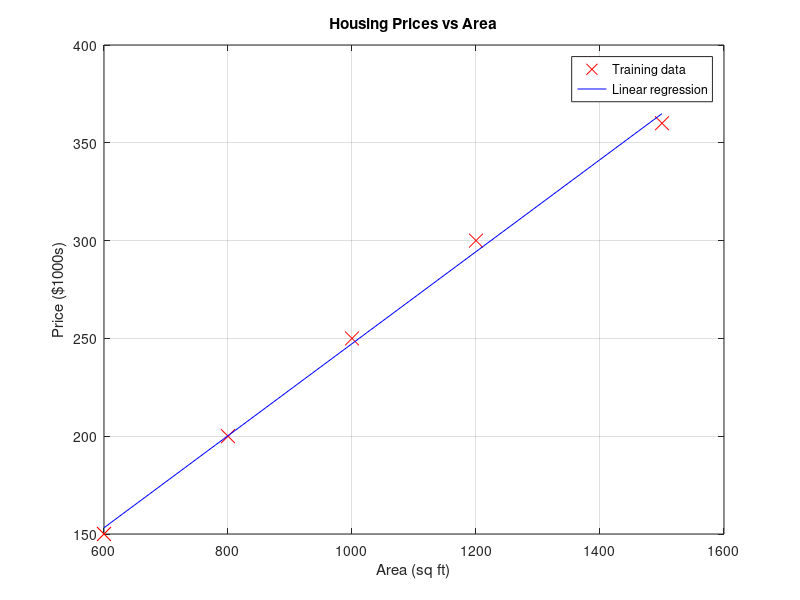

Here is the MATLAB script that generated this plot:
% === 1. Load and visualize data ===
% Sample data: Area (sq. ft) vs Price ($1000s)
area = [600; 800; 1000; 1200; 1500];  % Feature (input variable)
price = [150; 200; 250; 300; 360];    % Target (output variable)

% Plot the data
figure;
plot(area, price, 'rx', 'MarkerSize', 10);
xlabel('Area (sq ft)');
ylabel('Price ($1000s)');
title('Housing Prices vs Area');
grid on;

% === 2. Prepare data matrix X and vector y ===
m = length(price); % Number of training examples

X = [ones(m, 1), area]; % Add a column of ones to X (intercept term)
y = price;

% === 3. Compute parameters using Normal Equation ===
theta = pinv(X' * X) * X' * y;  % theta(1): intercept, theta(2): slope

fprintf('Learned parameters using Normal Equation:\n');
fprintf('Intercept (theta_0): %.2f\n', theta(1));
fprintf('Slope (theta_1): %.2f\n', theta(2));

% === 4. Make predictions ===
area_test = 1100;
X_test = [1, area_test];
predicted_price = X_test * theta;

fprintf('Predicted price for house of size %d sq ft: $%.2fK\n', area_test, predicted_price);

% === 5. Plot regression line ===
hold on;
plot(area, X * theta, '-b'); % Regression line
legend('Training data', 'Linear regression');
